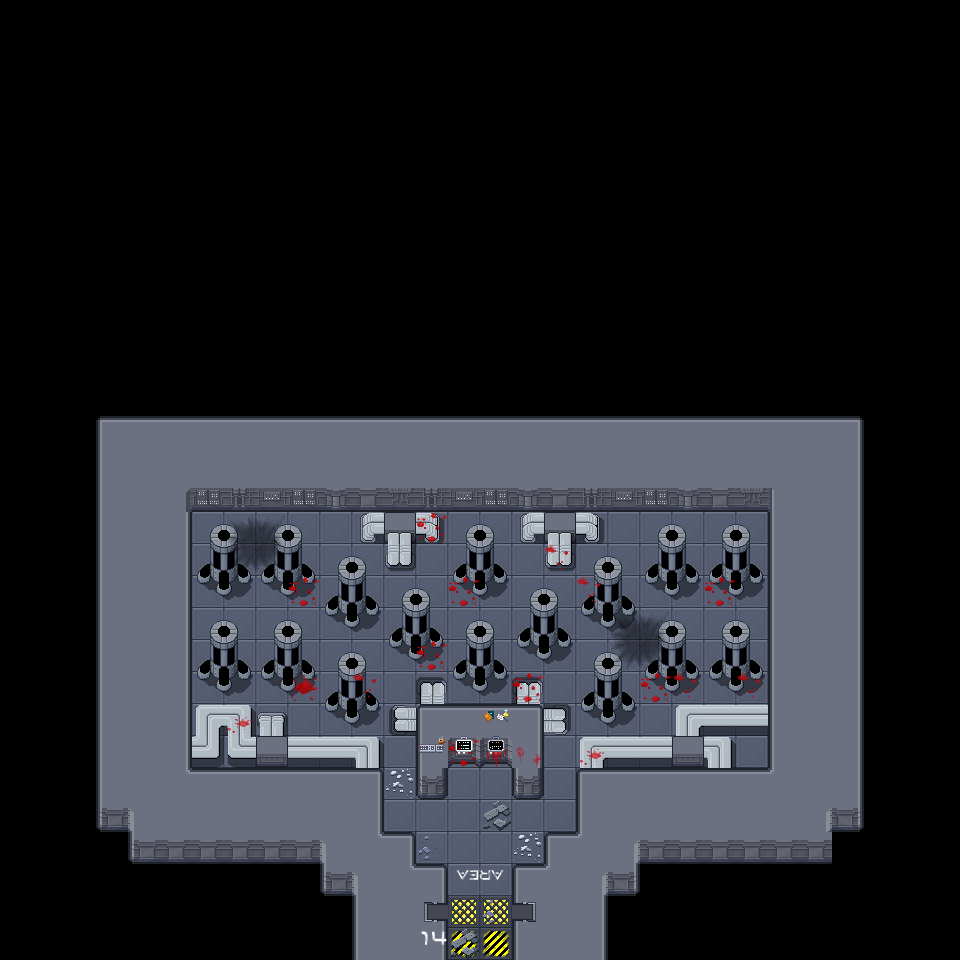

Below is a game level as drawn by its tile map, then a one-line description and the .tmx that defines it (tile-layer data replaced by summaries):
An orthogonal 30x30 tile map with 32x32 px tiles, 5 tile layers (Sol, Collisions, items-no-collisions-1, items-no-collisions-2, ...), 1 hidden layer not drawn, 3 tilesets.

<map version="1.9" tiledversion="1.9.2" orientation="orthogonal" renderorder="right-down" width="30" height="30" tilewidth="32" tileheight="32" infinite="0" nextlayerid="14" nextobjectid="1">
 <tileset firstgid="1" source="Map.tsx" />
 <tileset firstgid="161" source="items_01.tsx" />
 <tileset firstgid="369" source="items_02.tsx" />
 <layer id="8" name="Milieu" width="30" height="30" visible="0" opacity="0.97">
  <data>[900 cells, 4 non-empty, 4 distinct tile ids]</data>
 </layer>
 <layer id="9" name="Sol" width="30" height="30">
  <data>[900 cells, 360 non-empty, 5 distinct tile ids]</data>
 </layer>
 <layer id="10" name="Collisions" width="30" height="30">
  <data>[900 cells, 329 non-empty, 33 distinct tile ids]</data>
 </layer>
 <layer id="12" name="items-no-collisions-1" width="30" height="30">
  <data>[900 cells, 41 non-empty, 20 distinct tile ids]</data>
 </layer>
 <layer id="11" name="items-no-collisions-2" width="30" height="30">
  <data>[900 cells, 1 non-empty, 1 distinct tile ids]</data>
 </layer>
 <layer id="13" name="interaction" width="30" height="30">
  <data>[900 cells, 2 non-empty, 2 distinct tile ids]</data>
 </layer>
</map>
